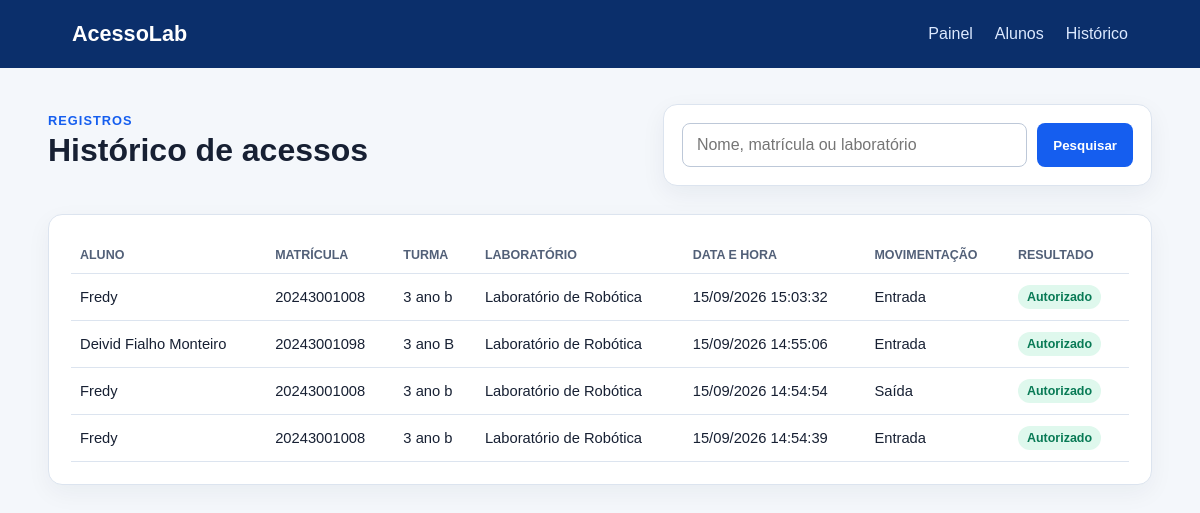
The page /historico on the database its author committed.
### tables this page shows
CREATE TABLE acessos (
                id INTEGER PRIMARY KEY AUTOINCREMENT,
                aluno_id INTEGER,
                matricula_informada TEXT NOT NULL,
                data_hora TEXT NOT NULL,
                tipo TEXT,
                laboratorio TEXT,
                resultado TEXT NOT NULL,
                FOREIGN KEY (aluno_id) REFERENCES alunos(id)
            );

CREATE TABLE alunos (
                id INTEGER PRIMARY KEY AUTOINCREMENT,
                matricula TEXT NOT NULL UNIQUE,
                nome TEXT NOT NULL,
                turma TEXT NOT NULL,
                ativo INTEGER NOT NULL DEFAULT 1
            );

### app.py (the view)
@app.route("/historico")
def historico():
    busca = request.args.get("busca", "").strip()
    with conectar() as conexao:
        registros = conexao.execute(
            """
            SELECT x.*, a.nome, a.turma
            FROM acessos x
            LEFT JOIN alunos a ON a.id = x.aluno_id
            WHERE ? = ''
               OR x.matricula_informada LIKE ?
               OR COALESCE(a.nome, '') LIKE ?
               OR COALESCE(x.laboratorio, '') LIKE ?
            ORDER BY x.id DESC
            """,
            (busca, f"%{busca}%", f"%{busca}%", f"%{busca}%"),
        ).fetchall()
    return render_template("historico.html", registros=registros, busca=busca)

### app.py (called while the page is built)
def conectar():
    conexao = sqlite3.connect(DATABASE)
    conexao.row_factory = sqlite3.Row
    return conexao

### templates/historico.html (shortened to what this page needs)
{% extends "base.html" %}
{% block conteudo %}
<section class="cabecalho-pagina simples">
    <div><p class="destaque">Registros</p><h1>Histórico de acessos</h1></div>
    <form class="busca" method="get">
        <input name="busca" value="{{ busca }}" placeholder="Nome, matrícula ou laboratório">
        <button type="submit">Pesquisar</button>
    </form>
</section>
<article class="painel">
    {% if registros %}
    <table>
        <thead><tr><th>Aluno</th><th>Matrícula</th><th>Turma</th><th>Laboratório</th><th>Data e hora</th><th>Movimentação</th><th>Resultado</th></tr></thead>
        <tbody>
        {% for acesso in registros %}
            <tr>
                <td>{{ acesso.nome or 'Não identificado' }}</td>
                <td>{{ acesso.matricula_informada }}</td>
                <td>{{ acesso.turma or '-' }}</td>
                <td>{{ acesso.laboratorio or '-' }}</td>
                <td>{{ acesso.data_hora }}</td>
                <td>{{ acesso.tipo or '-' }}</td>
                <td><span class="selo {{ acesso.resultado|lower }}">{{ acesso.resultado }}</span></td>
            </tr>
        {% endfor %}
        </tbody>
    </table>
    {% else %}<p class="vazio">Nenhum registro encontrado.</p>{% endif %}
</article>
{% endblock %}

### static/style.css (style rules this page uses)
:root { --azul: #155eef; --azul-escuro: #0b2f6b; --fundo: #f4f7fb; --texto: #172033; --borda: #dce4ef; --verde: #087a55; --vermelho: #b42318; }
* { box-sizing: border-box; }
body { margin: 0; font-family: Arial, sans-serif; color: var(--texto); background: var(--fundo); }
.cabecalho-pagina { display: grid; grid-template-columns: 1.2fr 1fr; gap: 28px; align-items: end; margin-bottom: 28px; }
.cabecalho-pagina.simples { align-items: center; }
.cabecalho-pagina h1 { margin: 4px 0 8px; font-size: 2rem; }
.cabecalho-pagina p { margin: 0; color: #5b6474; }
.destaque { color: var(--azul) !important; font-weight: bold; text-transform: uppercase; font-size: .8rem; letter-spacing: .08em; }
.registro, .busca { background: white; border: 1px solid var(--borda); padding: 18px; border-radius: 14px; box-shadow: 0 8px 24px rgba(18, 38, 63, .06); }
.linha-formulario, .busca { display: flex; gap: 10px; }
input, select { width: 100%; padding: 12px 14px; border: 1px solid #bdc8d8; border-radius: 8px; background: white; font: inherit; }
button { padding: 12px 16px; border: 0; border-radius: 8px; background: var(--azul); color: white; font-weight: bold; cursor: pointer; }
.cards article, .painel { background: white; border: 1px solid var(--borda); border-radius: 14px; padding: 22px; box-shadow: 0 8px 24px rgba(18, 38, 63, .05); }
table { width: 100%; border-collapse: collapse; font-size: .92rem; }
th, td { padding: 11px 9px; border-bottom: 1px solid var(--borda); text-align: left; }
th { color: #526078; font-size: .78rem; text-transform: uppercase; }
.selo { display: inline-block; padding: 5px 9px; border-radius: 999px; font-size: .78rem; font-weight: bold; }
.selo.autorizado { color: var(--verde); background: #dff8ed; }

### rows shown on the page
acessos: nome "Fredy", matricula_informada "20243001008", turma "3 ano b", laboratorio "Laboratório de Robótica", data_hora "15/09/2026 15:03:32", tipo "Entrada", resultado "Autorizado"
acessos: nome "Deivid Fialho Monteiro", matricula_informada "20243001098", turma "3 ano B", laboratorio "Laboratório de Robótica", data_hora "15/09/2026 14:55:06", tipo "Entrada", resultado "Autorizado"
acessos: nome "Fredy", matricula_informada "20243001008", turma "3 ano b", laboratorio "Laboratório de Robótica", data_hora "15/09/2026 14:54:54", tipo "Saída", resultado "Autorizado"
acessos: nome "Fredy", matricula_informada "20243001008", turma "3 ano b", laboratorio "Laboratório de Robótica", data_hora "15/09/2026 14:54:39", tipo "Entrada", resultado "Autorizado"
